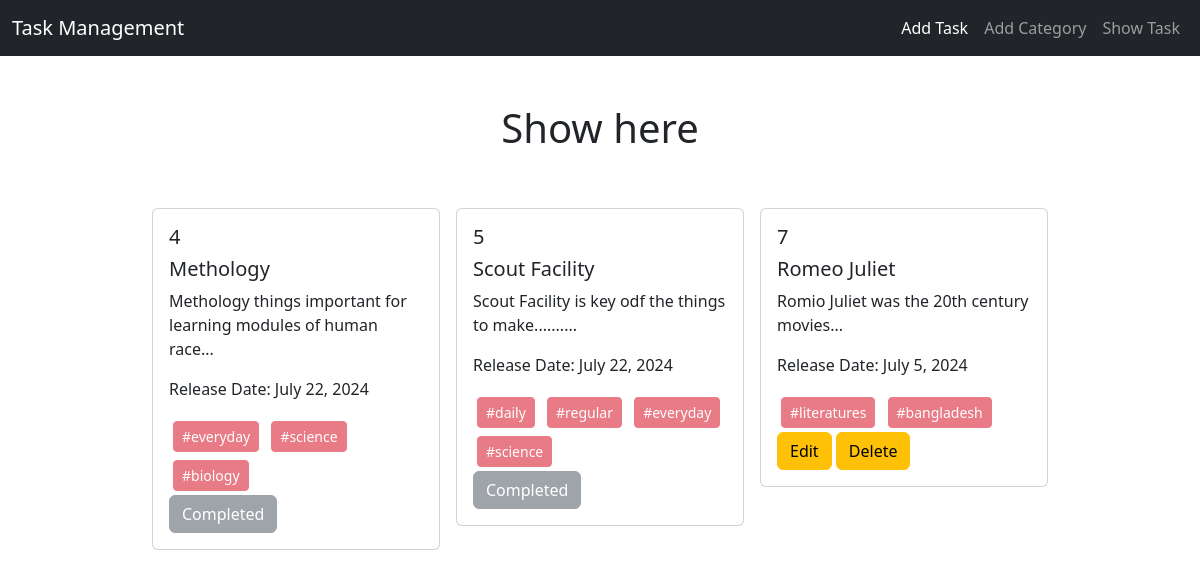
The page / on the database its author committed.
### TaskModel/models.py (models this page shows, shortened)
class TaskModel(models.Model):
    taskTitle = models.CharField(max_length=50)
    taskDescription =models.TextField()
    is_completed = models.BooleanField(default=False)
    Task_Assign_Date= models.DateField(default=date.today)
    task_category = models.ManyToManyField(Task_Category)

### TaskCategory/models.py (models this page shows, shortened)
class Task_Category(models.Model):
    name = models.CharField(max_length=100)

### Task_management/views.py (the view)
# urls.py: path('', views.show_task, name='show_task'),
def show_task(request):
    data = TaskModel.objects.all()
    return render(request,'show_task.html',{'task':data})

### templates/show_task.html
{% extends "base.html" %}
{% block content %}
<h1 class="text-center p-5">Show here</h1>
<div class="d-flex flex-wrap justify-content-center">
{% for tsk in task %}
<div class="px-2 mb-2">
    <div class="card" style="width: 18rem;">
        <div class="card-body">
            <h5 class="card-title">{{tsk.id}}</h5>
            <h5 class="card-title">{{tsk.taskTitle}}</h5>
            <p class="card-text">{{tsk.taskDescription}}</p>
            <p class="card-text">Release Date: {{tsk.Task_Assign_Date}}</p>
            {% for t in tsk.task_category.all %}
            <button class="btn btn-danger btn-sm m-1" disabled>{{t.name}}</button>
            {% endfor %}
            <div>
                {% if tsk.is_completed %}
                <button class="btn btn-secondary" disabled>Completed</button>
                {% else %}
                <a href="{% url 'edit' tsk.id %}" class=" btn btn-warning">Edit</a>
                <a href="{% url 'delete' tsk.id %}" class="btn btn-warning ">Delete</a>
                {% endif %}
            </div>
        </div>
    </div>
</div>
{% endfor %}
</div>
{% endblock %}

### templates/base.html (shortened to what this page needs)
<!doctype html>
<html lang="en">
<head>
    <link href="https://cdn.jsdelivr.net/npm/bootstrap@5.3.3/dist/css/bootstrap.min.css" rel="stylesheet"
>
</head>
<body>
    <nav class="navbar navbar-expand-lg navbar-dark bg-dark">
        <div class="container-fluid">
            <a class="navbar-brand" href="#">Task Management</a>
            <div class="collapse navbar-collapse justify-content-end" id="navbarNav">
                <ul class="navbar-nav ">
                    <li class="nav-item">
                        <a class="nav-link active" aria-current="page" href="{% url 'add_task' %}">Add Task</a>
                    </li>
                    <li class="nav-item">
                        <a class="nav-link" href="{% url 'add_category' %}">Add Category</a>
                    </li>
                    <li class="nav-item">
                        <a class="nav-link" href="{% url 'show_task' %}">Show Task</a>
                    </li>
                </ul>
            </div>
        </div>
    </nav>
    {% block content %}
    {% endblock %}
</body>
</html>

### rows shown on the page
TaskModel: id "4", taskTitle "Methology", taskDescription "Methology things important for learning modules of human race...", Task_Assign_Date "July 22, 2024", is_completed "Completed"
Task_Category: name "#everyday"
Task_Category: name "#science"
Task_Category: name "#biology"
TaskModel: id "5", taskTitle "Scout Facility", taskDescription "Scout Facility is key odf the things to make..........", Task_Assign_Date "July 22, 2024", is_completed "Completed"
Task_Category: name "#daily"
Task_Category: name "#regular"
TaskModel: id "7", taskTitle "Romeo Juliet", taskDescription "Romio Juliet was the 20th century movies...", Task_Assign_Date "July 5, 2024", is_completed "Edit"
Task_Category: name "#literatures"
Task_Category: name "#bangladesh"
